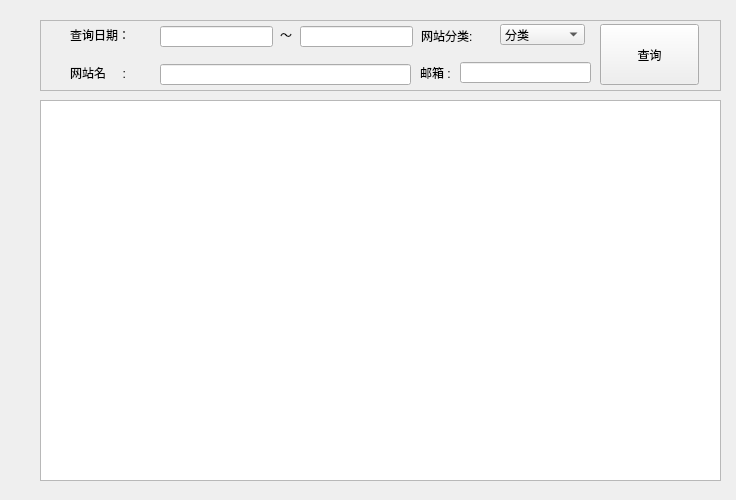
<?xml version="1.0" encoding="UTF-8"?>
<ui version="4.0">
 <class>reportEmailRecord</class>
 <widget class="QWidget" name="reportEmailRecord">
  <property name="geometry">
   <rect>
    <x>0</x>
    <y>0</y>
    <width>736</width>
    <height>500</height>
   </rect>
  </property>
  <property name="windowTitle">
   <string>Form</string>
  </property>
  <widget class="QListView" name="listView">
   <property name="geometry">
    <rect>
     <x>40</x>
     <y>100</y>
     <width>681</width>
     <height>381</height>
    </rect>
   </property>
  </widget>
  <widget class="QFrame" name="frame">
   <property name="geometry">
    <rect>
     <x>40</x>
     <y>20</y>
     <width>681</width>
     <height>71</height>
    </rect>
   </property>
   <property name="frameShape">
    <enum>QFrame::StyledPanel</enum>
   </property>
   <property name="frameShadow">
    <enum>QFrame::Raised</enum>
   </property>
   <widget class="QLabel" name="label_2">
    <property name="geometry">
     <rect>
      <x>30</x>
      <y>44</y>
      <width>71</width>
      <height>17</height>
     </rect>
    </property>
    <property name="text">
     <string>网站名     :</string>
    </property>
   </widget>
   <widget class="QLineEdit" name="lineEdit_netName">
    <property name="geometry">
     <rect>
      <x>120</x>
      <y>44</y>
      <width>251</width>
      <height>21</height>
     </rect>
    </property>
   </widget>
   <widget class="QLineEdit" name="lineEdit_reportTimeEnd">
    <property name="geometry">
     <rect>
      <x>260</x>
      <y>6</y>
      <width>113</width>
      <height>21</height>
     </rect>
    </property>
   </widget>
   <widget class="QLabel" name="label">
    <property name="geometry">
     <rect>
      <x>381</x>
      <y>6</y>
      <width>81</width>
      <height>20</height>
     </rect>
    </property>
    <property name="text">
     <string>网站分类:</string>
    </property>
   </widget>
   <widget class="QLabel" name="label_3">
    <property name="geometry">
     <rect>
      <x>30</x>
      <y>6</y>
      <width>81</width>
      <height>17</height>
     </rect>
    </property>
    <property name="text">
     <string>查询日期：</string>
    </property>
   </widget>
   <widget class="QPushButton" name="pushButton_search">
    <property name="geometry">
     <rect>
      <x>560</x>
      <y>4</y>
      <width>99</width>
      <height>61</height>
     </rect>
    </property>
    <property name="text">
     <string>查询</string>
    </property>
   </widget>
   <widget class="QLabel" name="label_4">
    <property name="geometry">
     <rect>
      <x>240</x>
      <y>6</y>
      <width>21</width>
      <height>17</height>
     </rect>
    </property>
    <property name="text">
     <string>～</string>
    </property>
   </widget>
   <widget class="QLineEdit" name="lineEdit_reportTimeBegin">
    <property name="geometry">
     <rect>
      <x>120</x>
      <y>6</y>
      <width>113</width>
      <height>21</height>
     </rect>
    </property>
   </widget>
   <widget class="QComboBox" name="comboBox_netClass">
    <property name="geometry">
     <rect>
      <x>460</x>
      <y>4</y>
      <width>85</width>
      <height>21</height>
     </rect>
    </property>
    <item>
     <property name="text">
      <string>分类</string>
     </property>
    </item>
    <item>
     <property name="text">
      <string>所有故障</string>
     </property>
    </item>
   </widget>
   <widget class="QLabel" name="label_5">
    <property name="geometry">
     <rect>
      <x>380</x>
      <y>44</y>
      <width>41</width>
      <height>17</height>
     </rect>
    </property>
    <property name="text">
     <string>邮箱 :</string>
    </property>
   </widget>
   <widget class="QLineEdit" name="lineEdit_email">
    <property name="geometry">
     <rect>
      <x>420</x>
      <y>42</y>
      <width>131</width>
      <height>21</height>
     </rect>
    </property>
   </widget>
  </widget>
 </widget>
 <resources/>
 <connections/>
</ui>
